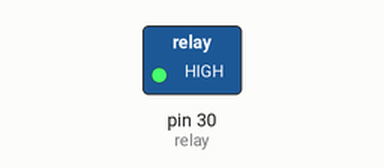
A sketch run on a simulated Arduino Mega 2560, built with avr-gcc and run on an emulated ATmega2560. Shown: switched loads named in the sketch (green lamp = pin HIGH).

Above: at 1.0 s.
At 3.0 s:
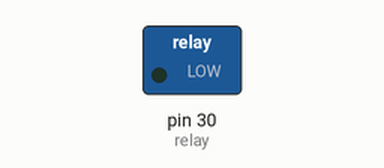
Timing chart, 0 to 5.2 s (numbered marks = the images above):
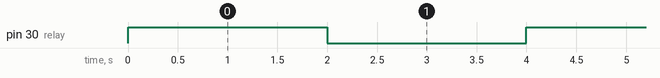

Measured:
- by itself, pin 30 (relay): alternates HIGH for 2.0 s and LOW for 2.0 s

The sketch:

181009_RelayControl.ino
```cpp
int relay = 30;
//relayPositive & relayNegative must connect to 5V and GND
//Otherwise the power(current) will not be enough for Relay
//繼電器的+、-端一定要接再5V、GND上，不然數位腳輸出的電流不夠驅動繼電器
//驅動一顆5V的Relay需約75ma
void setup() {
  pinMode(relay,OUTPUT);
  digitalWrite(relay,LOW);
}
void loop() {
  digitalWrite(relay,HIGH);
  delay(2000);
  digitalWrite(relay,LOW);
  delay(2000);
}
```
